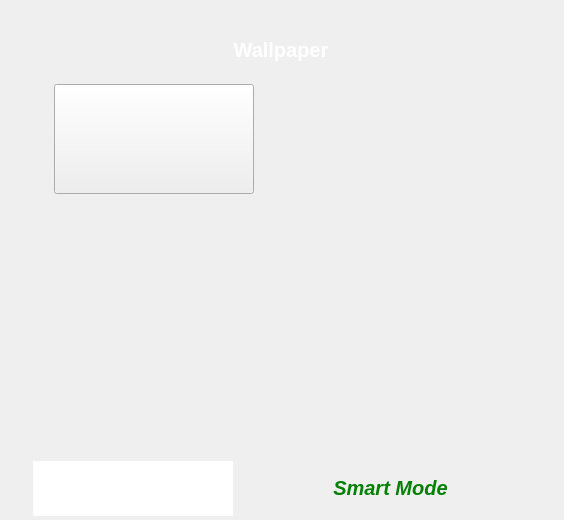
      <widget class="QWidget" name="widget_Wallpaper" native="true">
       <property name="geometry">
        <rect>
         <x>28</x>
         <y>940</y>
         <width>564</width>
         <height>520</height>
        </rect>
       </property>
       <property name="sizePolicy">
        <sizepolicy hsizetype="Fixed" vsizetype="Fixed">
         <horstretch>0</horstretch>
         <verstretch>0</verstretch>
        </sizepolicy>
       </property>
       <property name="minimumSize">
        <size>
         <width>564</width>
         <height>520</height>
        </size>
       </property>
       <property name="maximumSize">
        <size>
         <width>564</width>
         <height>520</height>
        </size>
       </property>
       <property name="styleSheet">
        <string notr="true">QWidget#widget_Wallpaper {
    background-color: rgba(35, 40, 60, 215);
    border: none;

	border-bottom-left-radius: 30px;
	border-bottom-right-radius: 30px;

}</string>
       </property>
       <widget class="QWidget" name="layoutWidget_5">
        <property name="geometry">
         <rect>
          <x>0</x>
          <y>10</y>
          <width>562</width>
          <height>65</height>
         </rect>
        </property>
        <layout class="QVBoxLayout" name="verticalLayout_23">
         <property name="spacing">
          <number>0</number>
         </property>
         <item>
          <spacer name="verticalSpacer_8">
           <property name="orientation">
            <enum>Qt::Vertical</enum>
           </property>
           <property name="sizeType">
            <enum>QSizePolicy::Fixed</enum>
           </property>
           <property name="sizeHint" stdset="0">
            <size>
             <width>560</width>
             <height>15</height>
            </size>
           </property>
          </spacer>
         </item>
         <item>
          <layout class="QHBoxLayout" name="horizontalLayout_23">
           <item>
            <spacer name="horizontalSpacer_19">
             <property name="orientation">
              <enum>Qt::Horizontal</enum>
             </property>
             <property name="sizeType">
              <enum>QSizePolicy::Fixed</enum>
             </property>
             <property name="sizeHint" stdset="0">
              <size>
               <width>200</width>
               <height>40</height>
              </size>
             </property>
            </spacer>
           </item>
           <item>
            <widget class="QLabel" name="label_27">
             <property name="font">
              <font>
               <pointsize>-1</pointsize>
               <weight>75</weight>
               <bold>true</bold>
              </font>
             </property>
             <property name="styleSheet">
              <string notr="true">QLabel {
    background-color: transparent;
	color:white;
	font-size: 20px; font-weight: bold;

}</string>
             </property>
             <property name="text">
              <string>Wallpaper</string>
             </property>
             <property name="alignment">
              <set>Qt::AlignCenter</set>
             </property>
            </widget>
           </item>
           <item>
            <spacer name="horizontalSpacer_20">
             <property name="orientation">
              <enum>Qt::Horizontal</enum>
             </property>
             <property name="sizeType">
              <enum>QSizePolicy::Fixed</enum>
             </property>
             <property name="sizeHint" stdset="0">
              <size>
               <width>200</width>
               <height>40</height>
              </size>
             </property>
            </spacer>
           </item>
          </layout>
         </item>
        </layout>
       </widget>
       <widget class="QWidget" name="layoutWidget">
        <property name="geometry">
         <rect>
          <x>20</x>
          <y>80</y>
          <width>518</width>
          <height>378</height>
         </rect>
        </property>
        <layout class="QVBoxLayout" name="verticalLayout_18">
         <property name="spacing">
          <number>15</number>
         </property>
         <item>
          <layout class="QHBoxLayout" name="horizontalLayout_8">
           <item>
            <spacer name="horizontalSpacer_21">
             <property name="orientation">
              <enum>Qt::Horizontal</enum>
             </property>
             <property name="sizeType">
              <enum>QSizePolicy::Fixed</enum>
             </property>
             <property name="sizeHint" stdset="0">
              <size>
               <width>30</width>
               <height>20</height>
              </size>
             </property>
            </spacer>
           </item>
           <item>
            <widget class="QPushButton" name="pushButton_bg_darkwave">
             <property name="sizePolicy">
              <sizepolicy hsizetype="Fixed" vsizetype="Fixed">
               <horstretch>0</horstretch>
               <verstretch>0</verstretch>
              </sizepolicy>
             </property>
             <property name="minimumSize">
              <size>
               <width>200</width>
               <height>110</height>
              </size>
             </property>
             <property name="maximumSize">
              <size>
               <width>200</width>
               <height>110</height>
              </size>
             </property>
             <property name="font">
              <font>
               <pointsize>15</pointsize>
               <weight>75</weight>
               <bold>true</bold>
              </font>
             </property>
             <property name="styleSheet">
              <string notr="true">QPushButton#pushButton_bg_darkwave {
    background-color: transparent;
    border: none;
	border-image: url(:/images/bg_darkwave.png);
	margin: 0;
}

QPushButton#pushButton_bg_darkwave:pressed {
    margin-left: 3px;
    margin-top: 3px;
}cc</string>
             </property>
             <property name="text">
              <string/>
             </property>
            </widget>
           </item>
           <item>
            <spacer name="horizontalSpacer_3">
             <property name="orientation">
              <enum>Qt::Horizontal</enum>
             </property>
             <property name="sizeType">
              <enum>QSizePolicy::Fixed</enum>
             </property>
             <property name="sizeHint" stdset="0">
              <size>
               <width>30</width>
               <height>20</height>
              </size>
             </property>
            </spacer>
           </item>
           <item>
            <widget class="QPushButton" name="pushButton_bg_galaxy">
             <property name="sizePolicy">
              <sizepolicy hsizetype="Fixed" vsizetype="Fixed">
               <horstretch>0</horstretch>
               <verstretch>0</verstretch>
              </sizepolicy>
             </property>
             <property name="minimumSize">
              <size>
               <width>200</width>
               <height>110</height>
              </size>
             </property>
             <property name="maximumSize">
              <size>
               <width>200</width>
               <height>110</height>
              </size>
             </property>
             <property name="font">
              <font>
               <pointsize>15</pointsize>
               <weight>75</weight>
               <bold>true</bold>
              </font>
             </property>
             <property name="styleSheet">
              <string notr="true">QPushButton#pushButton_bg_galaxy{
    background-color: transparent;
    border: none;
    border-image: url(:/images/bg_galaxy.png);
	margin: 0;
}

QPushButton#pushButton_bg_galaxy:pressed {
    margin-left: 3px;
    margin-top: 3px;
}</string>
             </property>
             <property name="text">
              <string/>
             </property>
            </widget>
           </item>
           <item>
            <spacer name="horizontalSpacer_16">
             <property name="orientation">
              <enum>Qt::Horizontal</enum>
             </property>
             <property name="sizeType">
              <enum>QSizePolicy::Fixed</enum>
             </property>
             <property name="sizeHint" stdset="0">
              <size>
               <width>30</width>
               <height>20</height>
              </size>
             </property>
            </spacer>
           </item>
          </layout>
         </item>
         <item>
          <layout class="QHBoxLayout" name="horizontalLayout_10">
           <item>
            <spacer name="horizontalSpacer_22">
             <property name="orientation">
              <enum>Qt::Horizontal</enum>
             </property>
             <property name="sizeType">
              <enum>QSizePolicy::Fixed</enum>
             </property>
             <property name="sizeHint" stdset="0">
              <size>
               <width>30</width>
               <height>20</height>
              </size>
             </property>
            </spacer>
           </item>
           <item>
            <widget class="QPushButton" name="pushButton_bg_wood">
             <property name="sizePolicy">
              <sizepolicy hsizetype="Fixed" vsizetype="Fixed">
               <horstretch>0</horstretch>
               <verstretch>0</verstretch>
              </sizepolicy>
             </property>
             <property name="minimumSize">
              <size>
               <width>200</width>
               <height>110</height>
              </size>
             </property>
             <property name="maximumSize">
              <size>
               <width>200</width>
               <height>110</height>
              </size>
             </property>
             <property name="font">
              <font>
               <pointsize>15</pointsize>
               <weight>75</weight>
               <bold>true</bold>
              </font>
             </property>
             <property name="styleSheet">
              <string notr="true">QPushButton#pushButton_bg_wood{
    background-color: transparent;
    border: none;
    border-image: url(:/images/bg_wood.png);
	margin: 0;
}

QPushButton#pushButton_bg_wood:pressed {
    margin-left: 3px;
    margin-top: 3px;
}</string>
             </property>
             <property name="text">
              <string/>
             </property>
            </widget>
           </item>
           <item>
            <spacer name="horizontalSpacer_4">
             <property name="orientation">
              <enum>Qt::Horizontal</enum>
             </property>
             <property name="sizeType">
              <enum>QSizePolicy::Fixed</enum>
             </property>
             <property name="sizeHint" stdset="0">
              <size>
               <width>30</width>
               <height>20</height>
              </size>
             </property>
            </spacer>
           </item>
           <item>
            <widget class="QPushButton" name="pushButton_bg_thunder">
             <property name="sizePolicy">
              <sizepolicy hsizetype="Fixed" vsizetype="Fixed">
               <horstretch>0</horstretch>
               <verstretch>0</verstretch>
              </sizepolicy>
             </property>
             <property name="minimumSize">
              <size>
               <width>200</width>
               <height>110</height>
              </size>
             </property>
             <property name="maximumSize">
              <size>
               <width>200</width>
               <height>110</height>
              </size>
             </property>
             <property name="font">
              <font>
               <pointsize>15</pointsize>
               <weight>75</weight>
               <bold>true</bold>
              </font>
             </property>
             <property name="styleSheet">
              <string notr="true">QPushButton#pushButton_bg_thunder{
    background-color: transparent;
    border: none;
    border-image: url(:/images/bg_thunder.png);
	margin: 0;
}

QPushButton#pushButton_bg_thunder:pressed {
    margin-left: 3px;
    margin-top: 3px;
}</string>
             </property>
             <property name="text">
              <string/>
             </property>
            </widget>
           </item>
           <item>
            <spacer name="horizontalSpacer_15">
             <property name="orientation">
              <enum>Qt::Horizontal</enum>
             </property>
             <property name="sizeType">
              <enum>QSizePolicy::Fixed</enum>
             </property>
             <property name="sizeHint" stdset="0">
              <size>
               <width>30</width>
               <height>20</height>
              </size>
             </property>
            </spacer>
           </item>
          </layout>
         </item>
         <item>
          <layout class="QHBoxLayout" name="horizontalLayout_19">
           <item>
            <spacer name="horizontalSpacer_23">
             <property name="orientation">
              <enum>Qt::Horizontal</enum>
             </property>
             <property name="sizeType">
              <enum>QSizePolicy::Fixed</enum>
             </property>
             <property name="sizeHint" stdset="0">
              <size>
               <width>30</width>
               <height>20</height>
              </size>
             </property>
            </spacer>
           </item>
           <item>
            <widget class="QPushButton" name="pushButton_bg_mountain">
             <property name="sizePolicy">
              <sizepolicy hsizetype="Fixed" vsizetype="Fixed">
               <horstretch>0</horstretch>
               <verstretch>0</verstretch>
              </sizepolicy>
             </property>
             <property name="minimumSize">
              <size>
               <width>200</width>
               <height>110</height>
              </size>
             </property>
             <property name="maximumSize">
              <size>
               <width>200</width>
               <height>110</height>
              </size>
             </property>
             <property name="font">
              <font>
               <pointsize>15</pointsize>
               <weight>75</weight>
               <bold>true</bold>
              </font>
             </property>
             <property name="styleSheet">
              <string notr="true">QPushButton#pushButton_bg_mountain {
    background-color: transparent;
    border: none;
    border-image: url(:/images/bg_mountain.png);
	margin: 0;
}

QPushButton#pushButton_bg_mountain:pressed {
    margin-left: 3px;
    margin-top: 3px;
}</string>
             </property>
             <property name="text">
              <string/>
             </property>
            </widget>
           </item>
           <item>
            <spacer name="horizontalSpacer_11">
             <property name="orientation">
              <enum>Qt::Horizontal</enum>
             </property>
             <property name="sizeType">
              <enum>QSizePolicy::Fixed</enum>
             </property>
             <property name="sizeHint" stdset="0">
              <size>
               <width>30</width>
               <height>20</height>
              </size>
             </property>
            </spacer>
           </item>
           <item>
            <widget class="QPushButton" name="pushButton_bg_city">
             <property name="sizePolicy">
              <sizepolicy hsizetype="Fixed" vsizetype="Fixed">
               <horstretch>0</horstretch>
               <verstretch>0</verstretch>
              </sizepolicy>
             </property>
             <property name="minimumSize">
              <size>
               <width>200</width>
               <height>110</height>
              </size>
             </property>
             <property name="maximumSize">
              <size>
               <width>200</width>
               <height>110</height>
              </size>
             </property>
             <property name="font">
              <font>
               <pointsize>15</pointsize>
               <weight>75</weight>
               <bold>true</bold>
              </font>
             </property>
             <property name="styleSheet">
              <string notr="true">QPushButton#pushButton_bg_city {
    background-color: transparent;
    border: none;
    border-image: url(:/images/bg_city.png);
	margin: 0;
}

QPushButton#pushButton_bg_city:pressed {
    margin-left: 3px;
    margin-top: 3px;
}</string>
             </property>
             <property name="text">
              <string/>
             </property>
            </widget>
           </item>
           <item>
            <spacer name="horizontalSpacer_12">
             <property name="orientation">
              <enum>Qt::Horizontal</enum>
             </property>
             <property name="sizeType">
              <enum>QSizePolicy::Fixed</enum>
             </property>
             <property name="sizeHint" stdset="0">
              <size>
               <width>30</width>
               <height>20</height>
              </size>
             </property>
            </spacer>
           </item>
          </layout>
         </item>
        </layout>
       </widget>
       <widget class="QWidget" name="layoutWidget">
        <property name="geometry">
         <rect>
          <x>30</x>
          <y>460</y>
          <width>521</width>
          <height>57</height>
         </rect>
        </property>
        <layout class="QHBoxLayout" name="horizontalLayout_24">
         <property name="spacing">
          <number>10</number>
         </property>
         <property name="leftMargin">
          <number>0</number>
         </property>
         <item>
          <widget class="QLabel" name="label_settings_wallpaper">
           <property name="sizePolicy">
            <sizepolicy hsizetype="Fixed" vsizetype="Fixed">
             <horstretch>0</horstretch>
             <verstretch>0</verstretch>
            </sizepolicy>
           </property>
           <property name="minimumSize">
            <size>
             <width>200</width>
             <height>55</height>
            </size>
           </property>
           <property name="maximumSize">
            <size>
             <width>200</width>
             <height>55</height>
            </size>
           </property>
           <property name="font">
            <font>
             <pointsize>16</pointsize>
             <weight>75</weight>
             <bold>true</bold>
            </font>
           </property>
           <property name="styleSheet">
            <string notr="true">QLabel#label_settings_wallpaper {
	background-color: white;
	border: 2px;

}</string>
           </property>
           <property name="text">
            <string/>
           </property>
           <property name="alignment">
            <set>Qt::AlignCenter</set>
           </property>
          </widget>
         </item>
         <item>
          <widget class="QPushButton" name="pushButton_wallpaper_smartmode">
           <property name="sizePolicy">
            <sizepolicy hsizetype="Fixed" vsizetype="Fixed">
             <horstretch>0</horstretch>
             <verstretch>0</verstretch>
            </sizepolicy>
           </property>
           <property name="minimumSize">
            <size>
             <width>300</width>
             <height>50</height>
            </size>
           </property>
           <property name="maximumSize">
            <size>
             <width>300</width>
             <height>50</height>
            </size>
           </property>
           <property name="font">
            <font>
             <pointsize>15</pointsize>
             <weight>75</weight>
             <italic>true</italic>
             <bold>true</bold>
             <underline>false</underline>
             <strikeout>false</strikeout>
             <stylestrategy>PreferAntialias</stylestrategy>
             <kerning>true</kerning>
            </font>
           </property>
           <property name="cursor">
            <cursorShape>ArrowCursor</cursorShape>
           </property>
           <property name="focusPolicy">
            <enum>Qt::StrongFocus</enum>
           </property>
           <property name="layoutDirection">
            <enum>Qt::RightToLeft</enum>
           </property>
           <property name="styleSheet">
            <string notr="true">QPushButton {
    background-color: transparent;
    border: none;
	color:green;
}</string>
           </property>
           <property name="text">
            <string>Smart Mode  </string>
           </property>
           <property name="icon">
            <iconset resource="resources.qrc">
             <normaloff>:/images/Checkbox_off.png</normaloff>
             <normalon>:/images/Checkbox_on.png</normalon>
             <disabledoff>:/images/Checkbox_off.png</disabledoff>
             <disabledon>:/images/Checkbox_on.png</disabledon>
             <activeoff>:/images/Checkbox_off.png</activeoff>
             <activeon>:/images/Checkbox_on.png</activeon>
             <selectedoff>:/images/Checkbox_off.png</selectedoff>
             <selectedon>:/images/Checkbox_on.png</selectedon>:/images/Checkbox_off.png</iconset>
           </property>
           <property name="iconSize">
            <size>
             <width>256</width>
             <height>50</height>
            </size>
           </property>
           <property name="checkable">
            <bool>true</bool>
           </property>
          </widget>
         </item>
        </layout>
       </widget>
      </widget>
